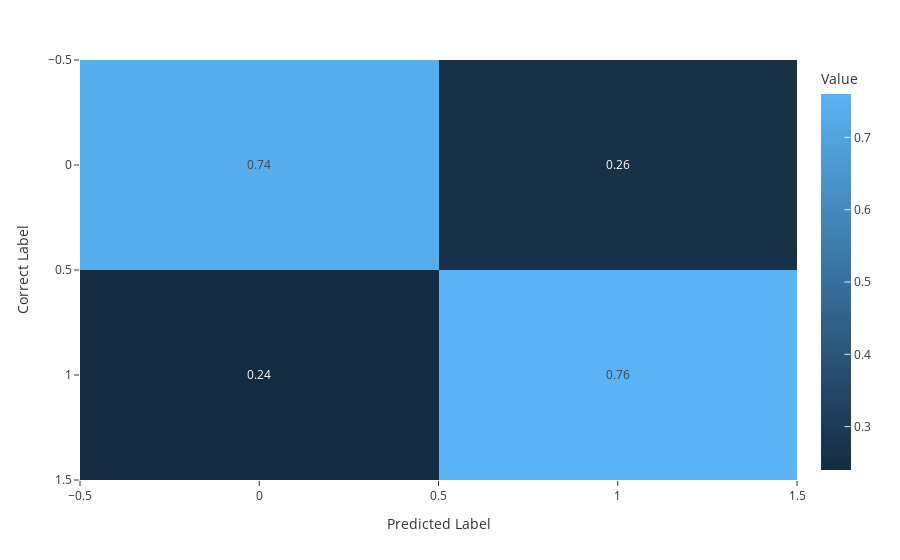

Notebook code for this chart:
### Code cell
print('accuracy_score: ',accuracy_score(y_test,y_pred))
print('recall_score: ',recall_score(y_test,y_pred))
print('jaccard_score: ',jaccard_score(y_test,y_pred))
print('f1_score: ',f1_score(y_test,y_pred))
print('precision_score: ',precision_score(y_test,y_pred))

fig = px.imshow(np.around(confusion_matrix(y_test, y_pred, normalize='true'),2), 
                template='ggplot2',
                text_auto=True, 
                aspect="True", 
                labels=dict(x="Predicted Label", y="Correct Label", color='Value'))
fig.update_xaxes(side="bottom")
fig.show()

### Figure 1 — Plotly figure (JSON) as saved in the notebook; plotly's stock layout.template omitted (floating-point values rounded to 4 significant figures)
{"data": [{"coloraxis": "coloraxis", "hovertemplate": "Predicted Label: %{x}<br>Correct Label: %{y}<br>Value: %{z}<extra></extra>", "name": "0", "texttemplate": "%{z}", "type": "heatmap", "xaxis": "x", "yaxis": "y", "z": [[0.74, 0.26], [0.24, 0.76]]}], "layout": {"coloraxis": {"colorbar": {"title": {"text": "Value"}}, "colorscale": [[0, "rgb(20,44,66)"], [1, "rgb(90,179,244)"]]}, "margin": {"t": 60}, "xaxis": {"anchor": "y", "domain": [0, 1], "side": "bottom", "title": {"text": "Predicted Label"}}, "yaxis": {"anchor": "x", "autorange": "reversed", "domain": [0, 1], "title": {"text": "Correct Label"}}}}
